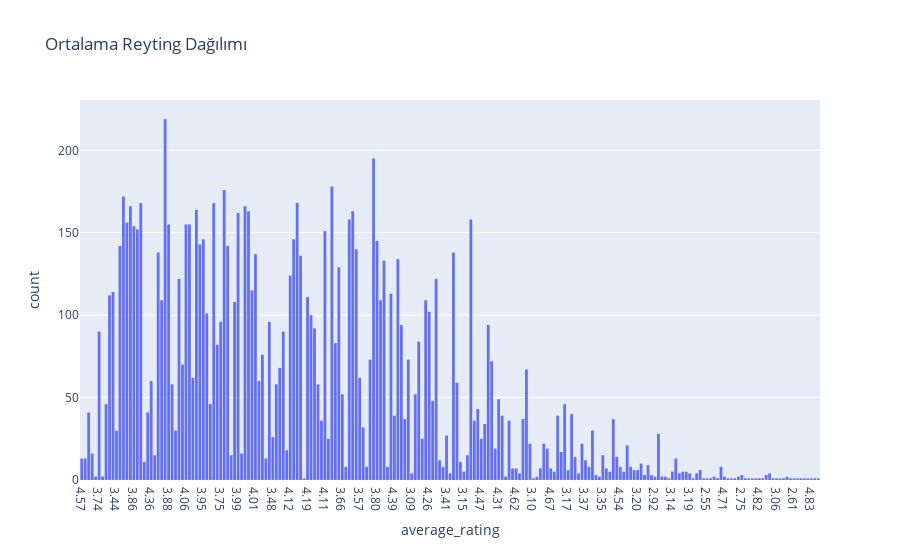

The code cell stored with this chart in its notebook:
### Markdown cell above
### Veri görselleştirmesi

### Code cell
#Kitapların ortalama reyting değerlerine göre dağılımları
px.histogram(df, x='average_rating', nbins=30, title='Ortalama Reyting Dağılımı')

### Figure 1 — Plotly figure (JSON) as saved in the notebook; plotly's stock layout.template omitted (floating-point values rounded to 4 significant figures; data arrays with more than 128 entries replaced by an {"elided": "..."} marker saying what was removed)
{"data": [{"alignmentgroup": "True", "bingroup": "x", "hovertemplate": "average_rating=%{x}<br>count=%{y}<extra></extra>", "legendgroup": "", "marker": {"color": "#636efa", "pattern": {"shape": ""}}, "name": "", "nbinsx": 30, "offsetgroup": "", "orientation": "v", "showlegend": false, "type": "histogram", "x": {"elided": "11127 str values"}, "xaxis": "x", "yaxis": "y"}], "layout": {"autosize": true, "barmode": "relative", "legend": {"tracegroupgap": 0}, "title": {"text": "Ortalama Reyting Dağılımı"}, "xaxis": {"anchor": "y", "autorange": true, "domain": [0, 1], "range": [-0.5, 212.5], "title": {"text": "average_rating"}, "type": "category"}, "yaxis": {"anchor": "x", "autorange": true, "domain": [0, 1], "range": [0, 230.5], "title": {"text": "count"}}}}
